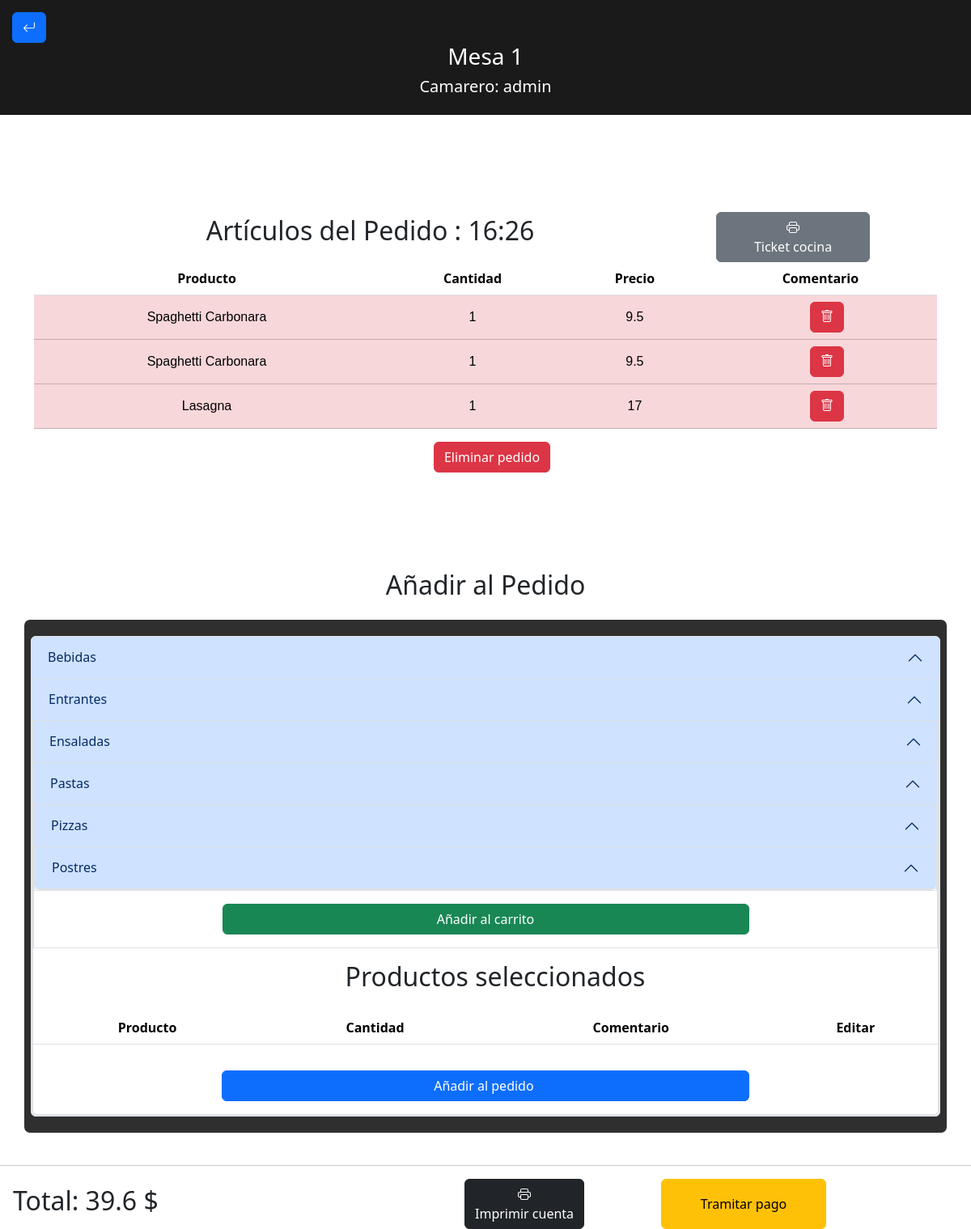
The page /camarero/listarPedido.php?mesaId=1 (signed in) on the database its author committed.
### tables this page shows
CREATE TABLE `pedidos` (
  `id` int(11) NOT NULL,
  `mesa` varchar(10) DEFAULT NULL,
  `total` float NOT NULL,
  `pagado` int(11) NOT NULL,
  `fecha` date NOT NULL,
  `hora` time NOT NULL,
  `eliminado` int(11) NOT NULL DEFAULT 0
);

CREATE TABLE `lineas_pedidos` (
  `id` int(11) NOT NULL,
  `pedido` int(11) NOT NULL,
  `producto` int(11) NOT NULL,
  `cant` int(10) NOT NULL,
  `comentario` varchar(50) NOT NULL
);

### camarero/listarPedido.php (the view, shortened to what this page needs)
<?php
include "../conexion.php";
$mesaId = isset($_GET['mesaId']) ? $_GET['mesaId'] : null;
$consultaPedido = "SELECT id, hora FROM pedidos WHERE mesa = '$mesaId'";
$resultadoPedido = mysqli_query($conn, $consultaPedido);
if ($resultadoPedido && mysqli_num_rows($resultadoPedido) > 0) {
    $filaPedido = mysqli_fetch_assoc($resultadoPedido);
    $pedidoId = $filaPedido['id'];
    $horaPedido = $filaPedido['hora'];
} else {
    die("Error: No se encontró un pedido activo para esta mesa.");
}
$consultaLineas = "
    SELECT lp.*,
           (SELECT p.nombre FROM productos p WHERE p.id = lp.producto) AS nombre,
           (SELECT p.precio FROM productos p WHERE p.id = lp.producto) AS precio
    FROM lineas_pedidos lp
    WHERE lp.pedido = '$pedidoId'";
$resultadoLineas = mysqli_query($conn, $consultaLineas);
$nombre = $_SESSION['nombre'];
$consultaEncargado = "SELECT encargado FROM camareros WHERE nombre = '$nombre'";
$resultadoEncargado = mysqli_query($conn, $consultaEncargado);
if ($resultadoEncargado && mysqli_num_rows($resultadoEncargado) > 0) {
    $filaEncargado = mysqli_fetch_assoc($resultadoEncargado);
    $esEncargado = $filaEncargado['encargado'];
} else {
    $esEncargado = 0;
}
?>
<!DOCTYPE html>
<html lang="es">
<head>
    <link rel="stylesheet" href="../styles.css">
    <link rel="stylesheet" href="https://cdn.jsdelivr.net/npm/bootstrap@5.3.3/dist/css/bootstrap.min.css">
    <link rel="stylesheet" href="https://cdn.jsdelivr.net/npm/bootstrap-icons@1.11.3/font/bootstrap-icons.min.css">
</head>
<body>
    <nav>
        <div class="volver">
            <a href="salon.php" class="btn btn-primary"><i class="bi bi-arrow-return-left"></i></a>
        </div>
        <div class="centrar">
            <?php
            $mesaId = $_GET['mesaId'];
            echo "<h3>Mesa $mesaId</h3>";
            echo "<h5>Camarero: $nombre</h5>";
            ?>
        </div>
    </nav>
    <div>
        <section>
            <div class="container">
                <div class="row justify-content-start mt-1 ">
                    <h2 class="col-9 mt-1">Artículos del Pedido : <?php echo date('H:i', strtotime($horaPedido)); ?></h2>
                    <?php
                    echo "<a href='ticketCocina.php?pedidoId=$pedidoId&mesaId=$mesaId' class='col-3 col-md-2 btn btn-secondary'><i class='bi bi-printer'></i> <br>Ticket cocina</a>";
                    ?>
                </div>
                <?php
                if ($resultadoLineas && mysqli_num_rows($resultadoLineas) > 0) {
                    echo "<table class='table'>";
                    echo "<thead><tr><th>Producto</th><th>Cantidad</th><th>Precio</th><th>Comentario</th></tr></thead>";
                    echo "<tbody>";
                    while ($filaLinea = mysqli_fetch_assoc($resultadoLineas)) {
                        $nombreProducto = $filaLinea['nombre'];
                        $cantidad = $filaLinea['cant'];
                        $comentario = $filaLinea['comentario'];
                        $precio = $filaLinea['precio'];
                        $consultaCategoria = "SELECT categoria FROM productos WHERE nombre = '$nombreProducto'";
                        $resultadoCategoria = mysqli_query($conn, $consultaCategoria);
                        $categoria = '';
                        if ($resultadoCategoria && mysqli_num_rows($resultadoCategoria) > 0) {
                            $filaCategoria = mysqli_fetch_assoc($resultadoCategoria);
                            $categoria = $filaCategoria['categoria'];
                        }
                        switch ($categoria) {
                            case 'Pasta':
                                $clase = "table-danger";
                                break;
                        }
                        echo "<tr class='$clase'>";
                        echo "<td class='tdPedidos'>$nombreProducto</td>";
                        echo "<td class='tdPedidos'>$cantidad</td>";
                        echo "<td class='tdPedidos'>$precio</td>";
                        echo "<td class='tdPedidos'>$comentario";
                        if ($esEncargado == 1) {
                            echo "<a href='eliminarLinea.php?pedidoId=$pedidoId&nombreProd=$nombreProducto&precio=$precio' class='ms-3 btn btn-danger'><i class='bi bi-trash'></i></a>";
                        }
                        echo "</td></tr>";
                    }
                    echo "</tbody>";
                    echo "</table>";
                } else {
                    echo "<p>No hay artículos en este pedido.</p>";
                }
                ?>
            </div>
            <div class="d-flex justify-content-center mb-3 ">
                <?php
                    if ($esEncargado == 1) {
                        echo "<a href='eliminarPedido.php?pedidoId=$pedidoId&mesaId=$mesaId' class='ms-3 btn btn-danger'>Eliminar pedido</a>";
                    }
                ?>
            </div>
        </section>
        <section>
            <div class="container">
                <div class="title">
                    <h2 class="col-12 mt-4">Añadir al Pedido</h2>
                </div>
                <form action="" method="post">
                    <div class="row justify-content-center">
                        <div class="cont g-3">
                            <div class="accordion" id="accordionExample">
                                <?php
                                $categorias = [
                                    'bebidas' => 'Bebidas',
                                    'Entrante' => 'Entrantes',
                                    'Ensalada' => 'Ensaladas',
                                    'Pasta' => 'Pastas',
                                    'Pizza' => 'Pizzas',
                                    'Postre' => 'Postres'
                                ];
                                foreach ($categorias as $categoria => $categoriaNombre) {
                                    echo "<div class='accordion-item'>";
                                    echo "<h2 class='accordion-header' id='heading$categoria'>";
                                    echo "<button class='accordion-button' type='button' data-bs-toggle='collapse' data-bs-target='#collapse$categoria' aria-expanded='true' aria-controls='collapse$categoria'>";
                                    echo "$categoriaNombre";
                                    echo "</button>";
                                    echo "</h2>";
                                }
                                ?>
                            </div>
                        </div>
                        <div class="d-flex justify-content-center mb-3 ">
                            <input type="submit" class="col-7 mt-3 btn btn-success" value="Añadir al carrito">
                        </div>
                    </div>
                </form>
                <div class="row justify-content-center">
                    <h2 class="g-3 ms-4 mb-4">Productos seleccionados</h2>
                    <form action="añadirPedido.php" id="enviarPedido" method="post">
                        <table class="table table-striped">
                            <thead>
                                <tr>
                                    <th>Producto</th>
                                    <th>Cantidad</th>
                                    <th>Comentario</th>
                                    <th>Editar</th>
                                </tr>
                            </thead>
                        </table>
                        <div class="d-flex justify-content-center mb-3 ">
                            <input type="submit" class="col-7 mt-3 btn btn-primary" value="Añadir al pedido ">
                        </div>
                    </form>
                </div>
            </div>
        </section>
        <br>
        <hr>
        <footer class="row justify-content-start">
            <?php
            $consultaTotal = "SELECT total FROM pedidos WHERE id = '$pedidoId'";
            $resultadoTotal = mysqli_query($conn, $consultaTotal);
            if ($resultadoTotal && mysqli_num_rows($resultadoTotal) > 0) {
                $filaTotal = mysqli_fetch_assoc($resultadoTotal);
                $totalPedido = $filaTotal['total'];
                $impuestos = $totalPedido * 0.10;
                $totalConImpuestos = $totalPedido + $impuestos;
                echo "<h2 class='col-5 mt-2 ms-3'>Total: $totalConImpuestos $</h2>";
            } else {
                echo "<h2>Total: No disponible</h2>";
            }
            ?>
            <div class="col-6 ">
                <div class="row justify-content-start">
                    <form id="ticketForm" class="col-5" action="ticketCliente.php" method="post">
                        <button type="submit" class="btn btn-dark ms-5"><i class="bi bi-printer"></i><br> Imprimir cuenta</button>
                    </form>
                    <button class="col-4 col-md-4 offset-md-1 btn btn-warning ms-5" data-bs-toggle="modal" data-bs-target="#myModal">Tramitar pago</button>
                </div>
            </div>
        </footer>
    </div>
</body>
</html>

### styles.css (style rules this page uses)
body { margin: 0 auto; }
nav { background-color: rgb(26, 26, 26); color: white; padding: 15px; }
nav .volver { justify-content: left; }
nav .centrar { text-align: center; }
section { margin-top: 10%; text-align: center; }
.tdPedidos { align-content: center; font-family: Arial, Helvetica, sans-serif; }
.title { text-align: center; }
.cont { background-color: rgb(48, 47, 47); border-radius: 7px; padding: 20px; }

### rows shown on the page
pedidos: hora "16:26", total "39.6"
lineas_pedidos: nombreProducto "Spaghetti Carbonara", cant "1", precio "9.5"
lineas_pedidos: nombreProducto "Spaghetti Carbonara", cant "1", precio "9.5"
lineas_pedidos: nombreProducto "Lasagna", cant "1", precio "17"

### other values the page prints
$mesaId "1"
$nombre "admin"
$categoriaNombre "Bebidas"
$categoriaNombre "Entrantes"
$categoriaNombre "Ensaladas"
$categoriaNombre "Pastas"
$categoriaNombre "Pizzas"
$categoriaNombre "Postres"
